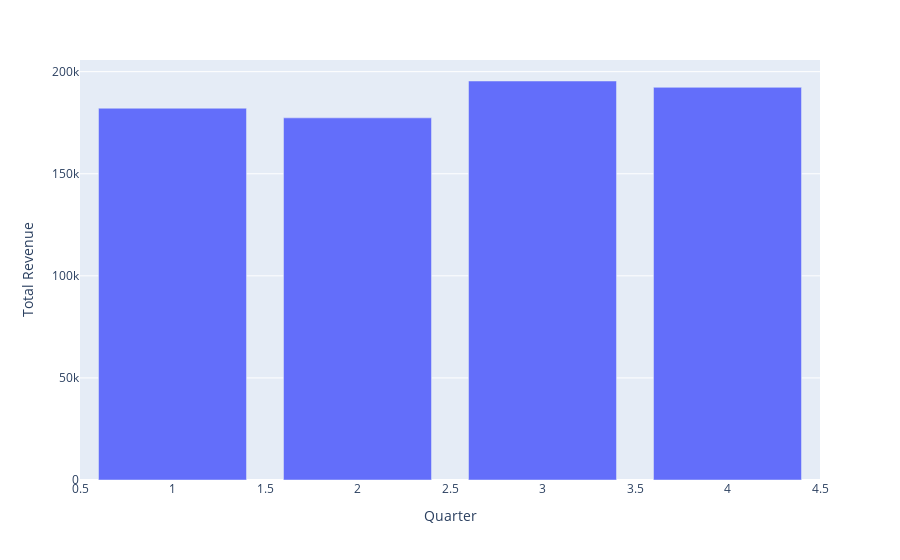

Notebook code for this chart:
### Code cell
# توليد عمود يحتوي على الربع لكل صف
df["quarter"] = df["date"].dt.quarter

# حساب إجمالي الإيرادات لكل ربع
quarterly_revenue = df.groupby("quarter")["revenue"].sum().reset_index()

# عرض النتائج في الرسم البياني
fig = px.bar(quarterly_revenue, x="quarter", y="revenue", labels={"quarter": "Quarter", "revenue": "Total Revenue"})
fig.show()

### Figure 1 — Plotly figure (JSON) as saved in the notebook; plotly's stock layout.template omitted (floating-point values rounded to 4 significant figures)
{"data": [{"alignmentgroup": "True", "hovertemplate": "Quarter=%{x}<br>Total Revenue=%{y}<extra></extra>", "legendgroup": "", "marker": {"color": "#636efa", "pattern": {"shape": ""}}, "name": "", "offsetgroup": "", "orientation": "v", "showlegend": false, "textposition": "auto", "type": "bar", "x": [1, 2, 3, 4], "xaxis": "x", "y": [182100, 177370, 195430, 192330], "yaxis": "y"}], "layout": {"barmode": "relative", "legend": {"tracegroupgap": 0}, "margin": {"t": 60}, "xaxis": {"anchor": "y", "domain": [0, 1], "title": {"text": "Quarter"}}, "yaxis": {"anchor": "x", "domain": [0, 1], "title": {"text": "Total Revenue"}}}}
